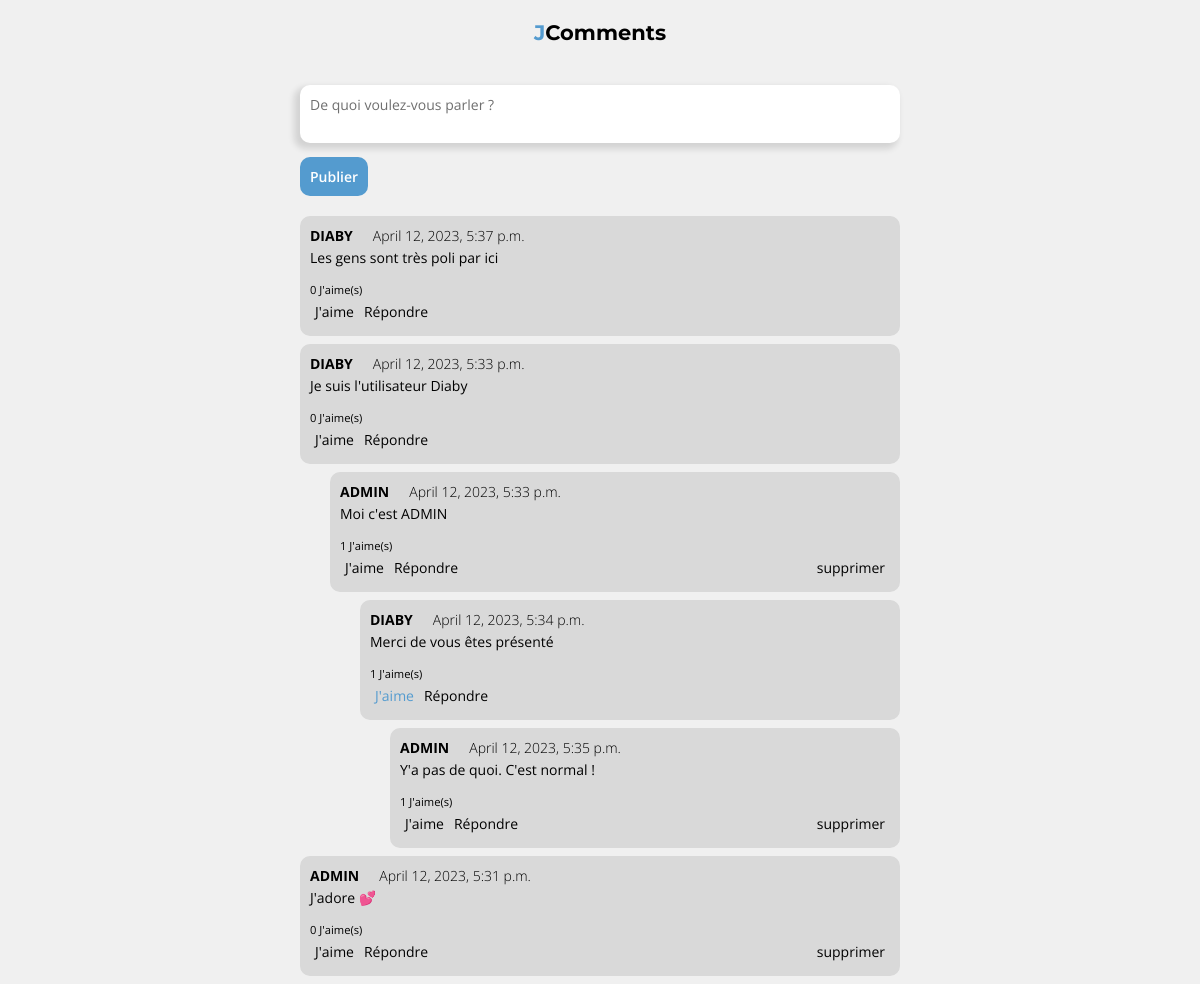
Before: /comments/ (signed in) with the older database file.
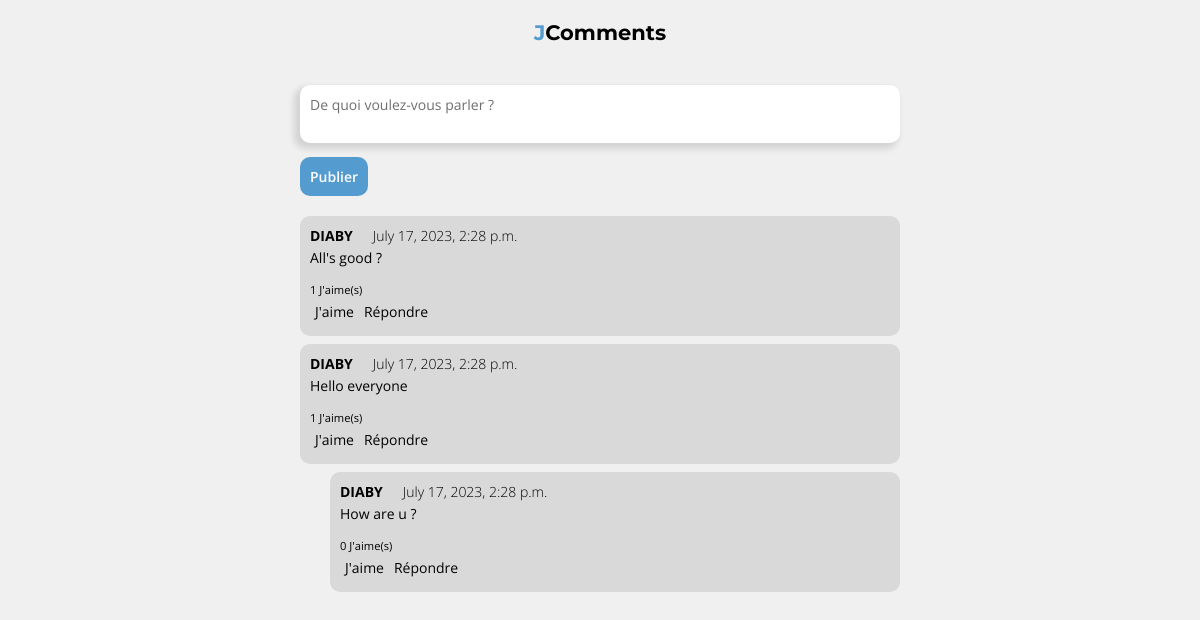
After: the same page with the newer database file.
### comments/models.py (models this page shows, shortened)
class Comment(models.Model):
    content = models.TextField()
    author = models.ForeignKey('auth.User', on_delete=models.CASCADE)
    parent = models.ForeignKey('self', on_delete=models.CASCADE, null=True, blank=True)
    likes = models.ManyToManyField('auth.User', related_name='comment_likes', blank=True)
    publish_date = models.DateTimeField(auto_now_add=True)
    @property
    def like_count(self):
        return self.likes.count()
    @property
    def children(self):
        return self.comment_set.all().order_by('-publish_date')
    @property
    def has_children(self):
        return self.children.count() > 0
    @property
    def is_child(self):
        return self.parent != None

### comments/views.py (the view)
# urls.py: path('', views.index, name='index'),
def index(request):
    comments = get_comments(
        [c for c in Comment.objects.all().order_by('-publish_date') if not c.parent]
    )
    return render(request, 'comments/index.html', {'comments': comments})

### comments/views.py (called while the page is built)
def get_comments(comment_list):
    all_comments = []
    for comment in comment_list:
        all_comments.append(comment)
        children = comment.children.all()
        if children:
            all_comments.extend(get_comments(children))
    return all_comments

### comments/templates/comments/index.html (shortened to what this page needs)
{% load static %}
<!DOCTYPE html>
<html lang="fr">
<head>
    <link rel="stylesheet" href="{% static 'css/comments/style.css' %}">
</head>
<body>
    <main>
        <h1><span>J</span>Comments</h1>
        <form action="#" method="POST" id="comment_form">
            <textarea placeholder="De quoi voulez-vous parler ?" name="comment_content"></textarea>
            <input type="submit" value="Publier">
        </form>
        <div id="all-comments">
            {% for comment in comments %}
                <div class="comment comment{{ comment.pk }} {% if comment.has_children %} isparent {% endif%} {% if comment.is_child %} ischild {% endif%}" data-id="{{ comment.pk }}" {% if comment.is_child %} data-parent="{{ comment.parent.pk }}" {% endif%}>
                    <div class="infos">
                        <h3>{{ comment.author.username }}</h3>
                        <p>{{ comment.publish_date }}</p>
                    </div>
                    <div class="content">
                        <p>{{ comment.content }}</p>
                    </div>
                    <div class="action">
                        <p><span>{{ comment.like_count }}</span> J'aime(s)</p>
                        <div>
                            <div>
                                <button class="{{comment.pk}} btn like-btn {% if request.user in comment.likes.all %} liked {% endif %}">J'aime</button>
                                <button class="btn response-btn">Répondre</button>
                            </div>
                            {% if request.user == comment.author %}
                                <button class="btn delete-btn">supprimer</button>
                            {% endif %}
                        </div>
                    </div>
                </div>
            {% endfor %}
        </div>
    </main>
</body>
</html>

Changed rows visible on the page:
removed Comment: author.username "DIABY", publish_date "April 12, 2023, 5:37 p.m.", content "Les gens sont très poli par ici", like_count "0"
removed Comment: author.username "DIABY", publish_date "April 12, 2023, 5:33 p.m.", content "Je suis l'utilisateur Diaby", like_count "0"
removed Comment: author.username "ADMIN", publish_date "April 12, 2023, 5:33 p.m.", content "Moi c'est ADMIN", like_count "1", shows "supprimer"
removed Comment: author.username "DIABY", publish_date "April 12, 2023, 5:34 p.m.", content "Merci de vous êtes présenté", like_count "1"
removed Comment: author.username "ADMIN", publish_date "April 12, 2023, 5:35 p.m.", content "Y'a pas de quoi. C'est normal !", like_count "1", shows "supprimer"
removed Comment: author.username "ADMIN", publish_date "April 12, 2023, 5:31 p.m.", content "J'adore 💕", like_count "0", shows "supprimer"
added Comment: author.username "DIABY", publish_date "July 17, 2023, 2:28 p.m.", content "All's good ?", like_count "1"
added Comment: author.username "DIABY", publish_date "July 17, 2023, 2:28 p.m.", content "Hello everyone", like_count "1"
added Comment: author.username "DIABY", publish_date "July 17, 2023, 2:28 p.m.", content "How are u ?", like_count "0"
